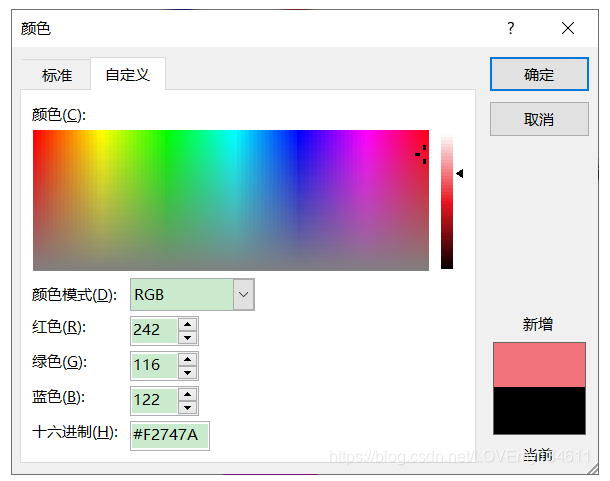
#> input picture python_note/python-cv/rgb.png, 610 x 481 px
$ python demo18_canny.py
#> lines starting #> are read from the running program, lines starting #| are printed output that depends on the picture
import cv2
import numpy as np

# 加载原始图像
img = cv2.imread("rgb.png")
#> img is the input picture: shape (481, 610, 3); mean B, G, R 214.3, 214.7, 215.9

# Canny 边缘检测是一种使用多级边缘检测算法检测边缘的方法。
# Canny 边缘检测分为如下几个步骤：
# 步骤 1：去噪。噪声会影响边缘检测的准确性，因此首先要将噪声过滤掉。
# 步骤 2：计算梯度的幅度与方向。
# 步骤 3：非极大值抑制，即适当地让边缘“变瘦”。
# 步骤 4：确定边缘。使用双阈值算法确定最终的边缘信息。
#
# edges = cv.Canny( image, threshold1, threshold2[, apertureSize[, L2gradient]])
# edges 为计算得到的边缘图像。
#  image 为 8 位输入图像。
#  threshold1 表示处理过程中的第一个阈值。
#  threshold2 表示处理过程中的第二个阈值。
#  apertureSize 表示 Sobel 算子的孔径大小。
#  L2gradient 为计算图像梯度幅度（gradient magnitude）的标识。
#   其默认值为 False。如果为 True，则使用更精确的 L2 范数进行计算（即两个方向的导数的平方和再开方），
#   否则使用 L1 范数（直接将两个方向导数的绝对值相加）。

o=gray_img = cv2.cvtColor(img, cv2.COLOR_BGR2GRAY)
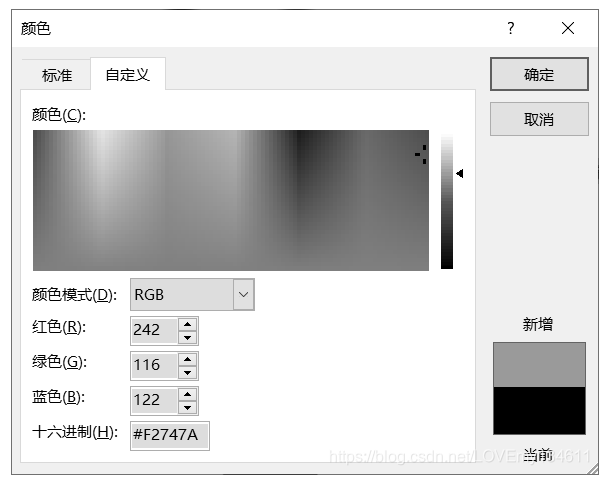
#> o: shape (481, 610); min 0, max 255, mean 215
r1=cv2.Canny(o,128,200)
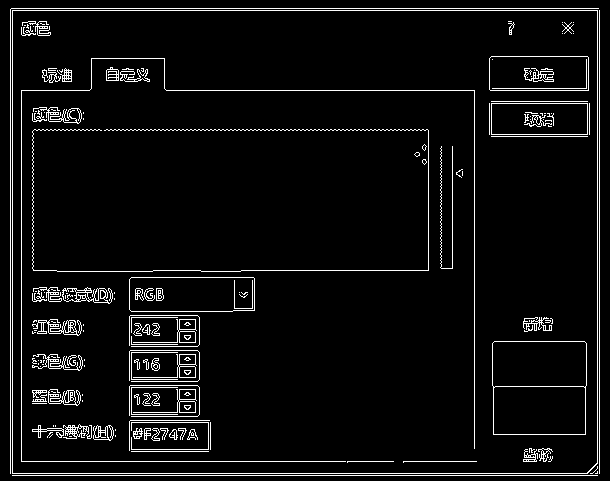
#> r1: shape (481, 610); 5.3% white in thin lines or dots
r2=cv2.Canny(o,32,128)
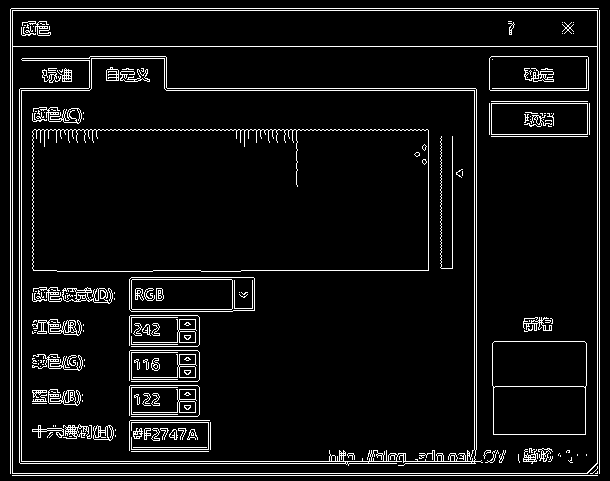
#> r2: shape (481, 610); 6.6% white in thin lines or dots
cv2.imshow("original",o)
cv2.imshow("result1",r1)
cv2.imshow("result2",r2)
cv2.waitKey()
cv2.destroyAllWindows()

# 当函数 cv2.Canny()的参数 threshold1 和 threshold2 的值较小时，能够捕获更多的边缘信息。
